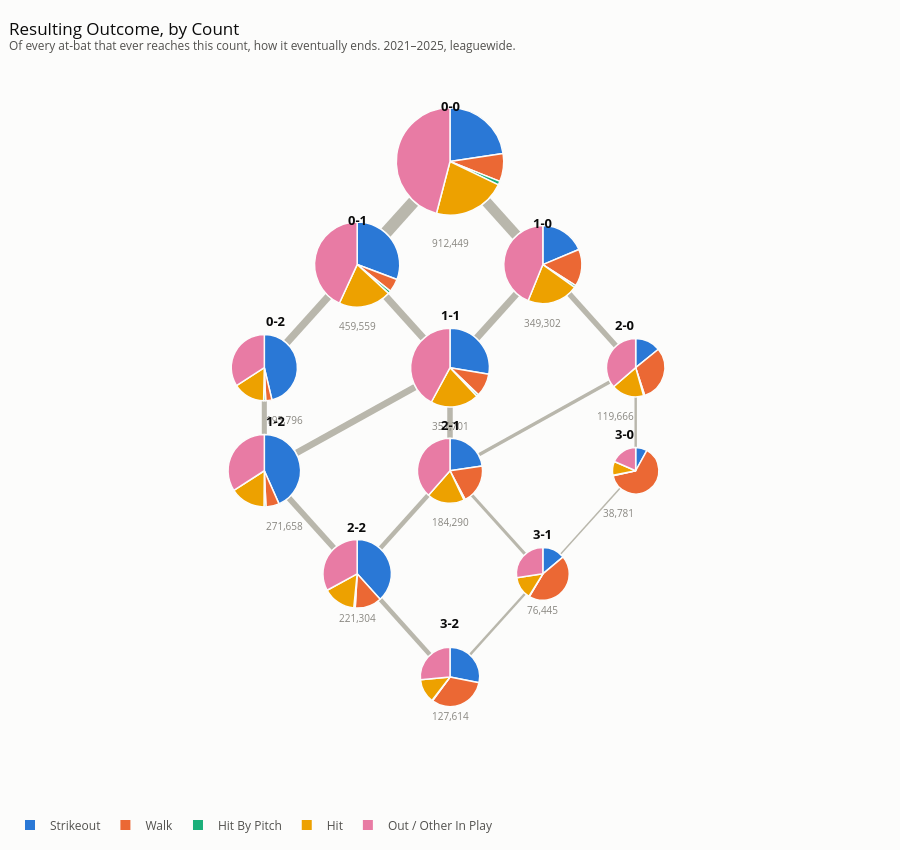

The code cell stored with this chart in its notebook:
### Markdown cell above
### Resulting Outcome, by Count

Same graph, different question at each node: not what *this* pitch does, but how at-bats that ever reach this count eventually turn out. Node size switches from pitch volume to at-bat volume accordingly (matching `n_abs_through` above), and "Continues" drops out, since every at-bat that passes through a count eventually has some final result.

### Code cell
fig_resulting = plot_plinko(
    resulting_nodes, resulting_edges, RESULTING_CATEGORIES,
    "Resulting Outcome, by Count",
    "Of every at-bat that ever reaches this count, how it eventually ends. 2021\u20132025, leaguewide.",
    "at-bats",
)
fig_resulting.show()

### Figure 1 — Plotly figure (JSON) as saved in the notebook; plotly's stock layout.template omitted (floating-point values rounded to 4 significant figures)
{"data": [{"hoverinfo": "text", "hoveron": "points+fills", "line": {"color": "#b9b7ac", "width": 12}, "mode": "lines", "showlegend": false, "text": "0-0 → 0-1 (strike): 459,559 pitches", "type": "scatter", "x": [0.4587, 0.4272], "y": [0.8184, 0.776]}, {"hoverinfo": "text", "hoveron": "points+fills", "line": {"color": "#b9b7ac", "width": 10.27}, "mode": "lines", "showlegend": false, "text": "0-0 → 1-0 (ball): 349,302 pitches", "type": "scatter", "x": [0.5413, 0.5755], "y": [0.8184, 0.7724]}, {"hoverinfo": "text", "hoveron": "points+fills", "line": {"color": "#b9b7ac", "width": 7.317}, "mode": "lines", "showlegend": false, "text": "0-1 → 0-2 (strike): 195,796 pitches", "type": "scatter", "x": [0.3618, 0.3144], "y": [0.688, 0.6242]}, {"hoverinfo": "text", "hoveron": "points+fills", "line": {"color": "#b9b7ac", "width": 7.026}, "mode": "lines", "showlegend": false, "text": "0-1 → 1-1 (ball): 183,077 pitches", "type": "scatter", "x": [0.4272, 0.4698], "y": [0.688, 0.6307]}, {"hoverinfo": "text", "hoveron": "points+fills", "line": {"color": "#b9b7ac", "width": 5.068}, "mode": "lines", "showlegend": false, "text": "0-2 → 1-2 (ball): 108,518 pitches", "type": "scatter", "x": [0.289, 0.289], "y": [0.5444, 0.498]}, {"hoverinfo": "text", "hoveron": "points+fills", "line": {"color": "#b9b7ac", "width": 6.828}, "mode": "lines", "showlegend": false, "text": "1-0 → 1-1 (strike): 174,624 pitches", "type": "scatter", "x": [0.5755, 0.5302], "y": [0.6916, 0.6307]}, {"hoverinfo": "text", "hoveron": "points+fills", "line": {"color": "#b9b7ac", "width": 5.396}, "mode": "lines", "showlegend": false, "text": "1-0 → 2-0 (ball): 119,666 pitches", "type": "scatter", "x": [0.6355, 0.6885], "y": [0.6916, 0.6202]}, {"hoverinfo": "text", "hoveron": "points+fills", "line": {"color": "#b9b7ac", "width": 6.55}, "mode": "lines", "showlegend": false, "text": "1-1 → 1-2 (strike): 163,140 pitches", "type": "scatter", "x": [0.4602, 0.3257], "y": [0.5632, 0.4727]}, {"hoverinfo": "text", "hoveron": "points+fills", "line": {"color": "#b9b7ac", "width": 5.486}, "mode": "lines", "showlegend": false, "text": "1-1 → 2-1 (ball): 122,792 pitches", "type": "scatter", "x": [0.5, 0.5], "y": [0.5358, 0.4929]}, {"hoverinfo": "text", "hoveron": "points+fills", "line": {"color": "#b9b7ac", "width": 5.738}, "mode": "lines", "showlegend": false, "text": "1-2 → 2-2 (ball): 131,836 pitches", "type": "scatter", "x": [0.3169, 0.3682], "y": [0.4105, 0.3414]}, {"hoverinfo": "text", "hoveron": "points+fills", "line": {"color": "#b9b7ac", "width": 3.448}, "mode": "lines", "showlegend": false, "text": "2-0 → 2-1 (strike): 61,498 pitches", "type": "scatter", "x": [0.6814, 0.5329], "y": [0.5701, 0.4702]}, {"hoverinfo": "text", "hoveron": "points+fills", "line": {"color": "#b9b7ac", "width": 2.432}, "mode": "lines", "showlegend": false, "text": "2-0 → 3-0 (ball): 38,781 pitches", "type": "scatter", "x": [0.711, 0.711], "y": [0.5497, 0.48]}, {"hoverinfo": "text", "hoveron": "points+fills", "line": {"color": "#b9b7ac", "width": 4.465}, "mode": "lines", "showlegend": false, "text": "2-1 → 2-2 (strike): 89,468 pitches", "type": "scatter", "x": [0.475, 0.4208], "y": [0.4143, 0.3414]}, {"hoverinfo": "text", "hoveron": "points+fills", "line": {"color": "#b9b7ac", "width": 3.135}, "mode": "lines", "showlegend": false, "text": "2-1 → 3-1 (ball): 53,929 pitches", "type": "scatter", "x": [0.525, 0.5852], "y": [0.4143, 0.3333]}, {"hoverinfo": "text", "hoveron": "points+fills", "line": {"color": "#b9b7ac", "width": 4.462}, "mode": "lines", "showlegend": false, "text": "2-2 → 3-2 (ball): 89,385 pitches", "type": "scatter", "x": [0.4208, 0.4772], "y": [0.2706, 0.1947]}, {"hoverinfo": "text", "hoveron": "points+fills", "line": {"color": "#b9b7ac", "width": 1.5}, "mode": "lines", "showlegend": false, "text": "3-0 → 3-1 (strike): 22,516 pitches", "type": "scatter", "x": [0.6932, 0.6258], "y": [0.424, 0.3333]}, {"hoverinfo": "text", "hoveron": "points+fills", "line": {"color": "#b9b7ac", "width": 2.404}, "mode": "lines", "showlegend": false, "text": "3-1 → 3-2 (strike): 38,229 pitches", "type": "scatter", "x": [0.5852, 0.5228], "y": [0.2787, 0.1947]}, {"customdata": [912449, 912449, 912449, 912449, 912449], "direction": "clockwise", "domain": {"x": [0.4375, 0.5625], "y": [0.8, 0.948]}, "hovertemplate": "<b>%{label}</b><br>%{percent}<br>%{value:,} of %{customdata:,} at-bats at 0-0<extra></extra>", "labels": ["Strikeout", "Walk", "Hit By Pitch", "Hit", "Out / Other In Play"], "marker": {"colors": ["#2a78d6", "#eb6834", "#1baf7a", "#eda100", "#e87ba4"], "line": {"color": "#fcfcfb", "width": 1.5}}, "rotation": 0, "showlegend": false, "sort": false, "textinfo": "none", "type": "pie", "values": [206537, 76715, 10210, 199856, 419131]}, {"customdata": [459559, 459559, 459559, 459559, 459559], "direction": "clockwise", "domain": {"x": [0.345, 0.444], "y": [0.6734, 0.7906]}, "hovertemplate": "<b>%{label}</b><br>%{percent}<br>%{value:,} of %{customdata:,} at-bats at 0-1<extra></extra>", "labels": ["Strikeout", "Walk", "Hit By Pitch", "Hit", "Out / Other In Play"], "marker": {"colors": ["#2a78d6", "#eb6834", "#1baf7a", "#eda100", "#e87ba4"], "line": {"color": "#fcfcfb", "width": 1.5}}, "rotation": 0, "showlegend": false, "sort": false, "textinfo": "none", "type": "pie", "values": [141207, 23111, 4911, 92130, 198200]}, {"customdata": [195796, 195796, 195796, 195796, 195796], "direction": "clockwise", "domain": {"x": [0.2505, 0.3275], "y": [0.5444, 0.6356]}, "hovertemplate": "<b>%{label}</b><br>%{percent}<br>%{value:,} of %{customdata:,} at-bats at 0-2<extra></extra>", "labels": ["Strikeout", "Walk", "Hit By Pitch", "Hit", "Out / Other In Play"], "marker": {"colors": ["#2a78d6", "#eb6834", "#1baf7a", "#eda100", "#e87ba4"], "line": {"color": "#fcfcfb", "width": 1.5}}, "rotation": 0, "showlegend": false, "sort": false, "textinfo": "none", "type": "pie", "values": [90654, 5950, 1947, 30465, 66780]}, {"customdata": [349302, 349302, 349302, 349302, 349302], "direction": "clockwise", "domain": {"x": [0.56, 0.651], "y": [0.6782, 0.7858]}, "hovertemplate": "<b>%{label}</b><br>%{percent}<br>%{value:,} of %{customdata:,} at-bats at 1-0<extra></extra>", "labels": ["Strikeout", "Walk", "Hit By Pitch", "Hit", "Out / Other In Play"], "marker": {"colors": ["#2a78d6", "#eb6834", "#1baf7a", "#eda100", "#e87ba4"], "line": {"color": "#fcfcfb", "width": 1.5}}, "rotation": 0, "showlegend": false, "sort": false, "textinfo": "none", "type": "pie", "values": [65330, 53604, 3023, 74205, 153140]}, {"customdata": [357701, 357701, 357701, 357701, 357701], "direction": "clockwise", "domain": {"x": [0.4542, 0.5458], "y": [0.5358, 0.6442]}, "hovertemplate": "<b>%{label}</b><br>%{percent}<br>%{value:,} of %{customdata:,} at-bats at 1-1<extra></extra>", "labels": ["Strikeout", "Walk", "Hit By Pitch", "Hit", "Out / Other In Play"], "marker": {"colors": ["#2a78d6", "#eb6834", "#1baf7a", "#eda100", "#e87ba4"], "line": {"color": "#fcfcfb", "width": 1.5}}, "rotation": 0, "showlegend": false, "sort": false, "textinfo": "none", "type": "pie", "values": [98940, 33864, 3143, 71198, 150556]}, {"customdata": [271658, 271658, 271658, 271658, 271658], "direction": "clockwise", "domain": {"x": [0.2468, 0.3312], "y": [0.398, 0.498]}, "hovertemplate": "<b>%{label}</b><br>%{percent}<br>%{value:,} of %{customdata:,} at-bats at 1-2<extra></extra>", "labels": ["Strikeout", "Walk", "Hit By Pitch", "Hit", "Out / Other In Play"], "marker": {"colors": ["#2a78d6", "#eb6834", "#1baf7a", "#eda100", "#e87ba4"], "line": {"color": "#fcfcfb", "width": 1.5}}, "rotation": 0, "showlegend": false, "sort": false, "textinfo": "none", "type": "pie", "values": [117799, 16069, 2309, 42796, 92685]}, {"customdata": [119666, 119666, 119666, 119666, 119666], "direction": "clockwise", "domain": {"x": [0.677, 0.745], "y": [0.5497, 0.6303]}, "hovertemplate": "<b>%{label}</b><br>%{percent}<br>%{value:,} of %{customdata:,} at-bats at 2-0<extra></extra>", "labels": ["Strikeout", "Walk", "Hit By Pitch", "Hit", "Out / Other In Play"], "marker": {"colors": ["#2a78d6", "#eb6834", "#1baf7a", "#eda100", "#e87ba4"], "line": {"color": "#fcfcfb", "width": 1.5}}, "rotation": 0, "showlegend": false, "sort": false, "textinfo": "none", "type": "pie", "values": [16943, 36901, 760, 21563, 43499]}, {"customdata": [184290, 184290, 184290, 184290, 184290], "direction": "clockwise", "domain": {"x": [0.4621, 0.5379], "y": [0.4031, 0.4929]}, "hovertemplate": "<b>%{label}</b><br>%{percent}<br>%{value:,} of %{customdata:,} at-bats at 2-1<extra></extra>", "labels": ["Strikeout", "Walk", "Hit By Pitch", "Hit", "Out / Other In Play"], "marker": {"colors": ["#2a78d6", "#eb6834", "#1baf7a", "#eda100", "#e87ba4"], "line": {"color": "#fcfcfb", "width": 1.5}}, "rotation": 0, "showlegend": false, "sort": false, "textinfo": "none", "type": "pie", "values": [41828, 35999, 1212, 34228, 71023]}, {"customdata": [221304, 221304, 221304, 221304, 221304], "direction": "clockwise", "domain": {"x": [0.3547, 0.4343], "y": [0.2589, 0.3531]}, "hovertemplate": "<b>%{label}</b><br>%{percent}<br>%{value:,} of %{customdata:,} at-bats at 2-2<extra></extra>", "labels": ["Strikeout", "Walk", "Hit By Pitch", "Hit", "Out / Other In Play"], "marker": {"colors": ["#2a78d6", "#eb6834", "#1baf7a", "#eda100", "#e87ba4"], "line": {"color": "#fcfcfb", "width": 1.5}}, "rotation": 0, "showlegend": false, "sort": false, "textinfo": "none", "type": "pie", "values": [84705, 27954, 1501, 34188, 72956]}, {"customdata": [38781, 38781, 38781, 38781, 38781], "direction": "clockwise", "domain": {"x": [0.684, 0.738], "y": [0.416, 0.48]}, "hovertemplate": "<b>%{label}</b><br>%{percent}<br>%{value:,} of %{customdata:,} at-bats at 3-0<extra></extra>", "labels": ["Strikeout", "Walk", "Hit By Pitch", "Hit", "Out / Other In Play"], "marker": {"colors": ["#2a78d6", "#eb6834", "#1baf7a", "#eda100", "#e87ba4"], "line": {"color": "#fcfcfb", "width": 1.5}}, "rotation": 0, "showlegend": false, "sort": false, "textinfo": "none", "type": "pie", "values": [3118, 24647, 105, 3744, 7167]}, {"customdata": [76445, 76445, 76445, 76445, 76445], "direction": "clockwise", "domain": {"x": [0.5748, 0.6362], "y": [0.2696, 0.3424]}, "hovertemplate": "<b>%{label}</b><br>%{percent}<br>%{value:,} of %{customdata:,} at-bats at 3-1<extra></extra>", "labels": ["Strikeout", "Walk", "Hit By Pitch", "Hit", "Out / Other In Play"], "marker": {"colors": ["#2a78d6", "#eb6834", "#1baf7a", "#eda100", "#e87ba4"], "line": {"color": "#fcfcfb", "width": 1.5}}, "rotation": 0, "showlegend": false, "sort": false, "textinfo": "none", "type": "pie", "values": [10661, 34074, 265, 10506, 20939]}, {"customdata": [127614, 127614, 127614, 127614, 127614], "direction": "clockwise", "domain": {"x": [0.4655, 0.5345], "y": [0.1231, 0.2049]}, "hovertemplate": "<b>%{label}</b><br>%{percent}<br>%{value:,} of %{customdata:,} at-bats at 3-2<extra></extra>", "labels": ["Strikeout", "Walk", "Hit By Pitch", "Hit", "Out / Other In Play"], "marker": {"colors": ["#2a78d6", "#eb6834", "#1baf7a", "#eda100", "#e87ba4"], "line": {"color": "#fcfcfb", "width": 1.5}}, "rotation": 0, "showlegend": false, "sort": false, "textinfo": "none", "type": "pie", "values": [35900, 40708, 488, 16609, 33909]}, {"marker": {"color": "#2a78d6", "size": 10, "symbol": "square"}, "mode": "markers", "name": "Strikeout", "showlegend": true, "type": "scatter", "x": [null], "y": [null]}, {"marker": {"color": "#eb6834", "size": 10, "symbol": "square"}, "mode": "markers", "name": "Walk", "showlegend": true, "type": "scatter", "x": [null], "y": [null]}, {"marker": {"color": "#1baf7a", "size": 10, "symbol": "square"}, "mode": "markers", "name": "Hit By Pitch", "showlegend": true, "type": "scatter", "x": [null], "y": [null]}, {"marker": {"color": "#eda100", "size": 10, "symbol": "square"}, "mode": "markers", "name": "Hit", "showlegend": true, "type": "scatter", "x": [null], "y": [null]}, {"marker": {"color": "#e87ba4", "size": 10, "symbol": "square"}, "mode": "markers", "name": "Out / Other In Play", "showlegend": true, "type": "scatter", "x": [null], "y": [null]}], "layout": {"annotations": [{"font": {"color": "#0b0b0b", "size": 13}, "showarrow": false, "text": "<b>0-0</b>", "x": 0.5, "xref": "paper", "y": 0.966, "yref": "paper"}, {"font": {"color": "#898781", "size": 10}, "showarrow": false, "text": "912,449", "x": 0.5, "xref": "paper", "y": 0.774, "yref": "paper"}, {"font": {"color": "#0b0b0b", "size": 13}, "showarrow": false, "text": "<b>0-1</b>", "x": 0.3945, "xref": "paper", "y": 0.8086, "yref": "paper"}, {"font": {"color": "#898781", "size": 10}, "showarrow": false, "text": "459,559", "x": 0.3945, "xref": "paper", "y": 0.6474, "yref": "paper"}, {"font": {"color": "#0b0b0b", "size": 13}, "showarrow": false, "text": "<b>0-2</b>", "x": 0.289, "xref": "paper", "y": 0.6536, "yref": "paper"}, {"font": {"color": "#898781", "size": 10}, "showarrow": false, "text": "195,796", "x": 0.289, "xref": "paper", "y": 0.5184, "yref": "paper"}, {"font": {"color": "#0b0b0b", "size": 13}, "showarrow": false, "text": "<b>1-0</b>", "x": 0.6055, "xref": "paper", "y": 0.8038, "yref": "paper"}, {"font": {"color": "#898781", "size": 10}, "showarrow": false, "text": "349,302", "x": 0.6055, "xref": "paper", "y": 0.6522, "yref": "paper"}, {"font": {"color": "#0b0b0b", "size": 13}, "showarrow": false, "text": "<b>1-1</b>", "x": 0.5, "xref": "paper", "y": 0.6622, "yref": "paper"}, {"font": {"color": "#898781", "size": 10}, "showarrow": false, "text": "357,701", "x": 0.5, "xref": "paper", "y": 0.5098, "yref": "paper"}, {"font": {"color": "#0b0b0b", "size": 13}, "showarrow": false, "text": "<b>1-2</b>", "x": 0.289, "xref": "paper", "y": 0.516, "yref": "paper"}, {"font": {"color": "#898781", "size": 10}, "showarrow": false, "text": "271,658", "x": 0.289, "xref": "paper", "y": 0.372, "yref": "paper"}, {"font": {"color": "#0b0b0b", "size": 13}, "showarrow": false, "text": "<b>2-0</b>", "x": 0.711, "xref": "paper", "y": 0.6483, "yref": "paper"}, {"font": {"color": "#898781", "size": 10}, "showarrow": false, "text": "119,666", "x": 0.711, "xref": "paper", "y": 0.5237, "yref": "paper"}, {"font": {"color": "#0b0b0b", "size": 13}, "showarrow": false, "text": "<b>2-1</b>", "x": 0.5, "xref": "paper", "y": 0.5109, "yref": "paper"}, {"font": {"color": "#898781", "size": 10}, "showarrow": false, "text": "184,290", "x": 0.5, "xref": "paper", "y": 0.3771, "yref": "paper"}, {"font": {"color": "#0b0b0b", "size": 13}, "showarrow": false, "text": "<b>2-2</b>", "x": 0.3945, "xref": "paper", "y": 0.3711, "yref": "paper"}, {"font": {"color": "#898781", "size": 10}, "showarrow": false, "text": "221,304", "x": 0.3945, "xref": "paper", "y": 0.2329, "yref": "paper"}, {"font": {"color": "#0b0b0b", "size": 13}, "showarrow": false, "text": "<b>3-0</b>", "x": 0.711, "xref": "paper", "y": 0.498, "yref": "paper"}, {"font": {"color": "#898781", "size": 10}, "showarrow": false, "text": "38,781", "x": 0.711, "xref": "paper", "y": 0.39, "yref": "paper"}, {"font": {"color": "#0b0b0b", "size": 13}, "showarrow": false, "text": "<b>3-1</b>", "x": 0.6055, "xref": "paper", "y": 0.3604, "yref": "paper"}, {"font": {"color": "#898781", "size": 10}, "showarrow": false, "text": "76,445", "x": 0.6055, "xref": "paper", "y": 0.2436, "yref": "paper"}, {"font": {"color": "#0b0b0b", "size": 13}, "showarrow": false, "text": "<b>3-2</b>", "x": 0.5, "xref": "paper", "y": 0.2229, "yref": "paper"}, {"font": {"color": "#898781", "size": 10}, "showarrow": false, "text": "127,614", "x": 0.5, "xref": "paper", "y": 0.09712, "yref": "paper"}], "height": 850, "hoverlabel": {"bgcolor": "#0b0b0b", "font": {"color": "white", "size": 12}}, "legend": {"font": {"color": "#52514e", "size": 12}, "orientation": "h", "x": 0, "xanchor": "left", "y": -0.06, "yanchor": "bottom"}, "margin": {"b": 10, "l": 10, "r": 10, "t": 70}, "paper_bgcolor": "#fcfcfb", "plot_bgcolor": "#fcfcfb", "title": {"font": {"color": "#0b0b0b", "size": 17}, "text": "Resulting Outcome, by Count<br><sup style='color:#52514e'>Of every at-bat that ever reaches this count, how it eventually ends. 2021–2025, leaguewide.</sup>", "x": 0.01, "xanchor": "left"}, "width": 900, "xaxis": {"fixedrange": true, "range": [0, 1], "visible": false}, "yaxis": {"fixedrange": true, "range": [0, 1], "visible": false}}}
